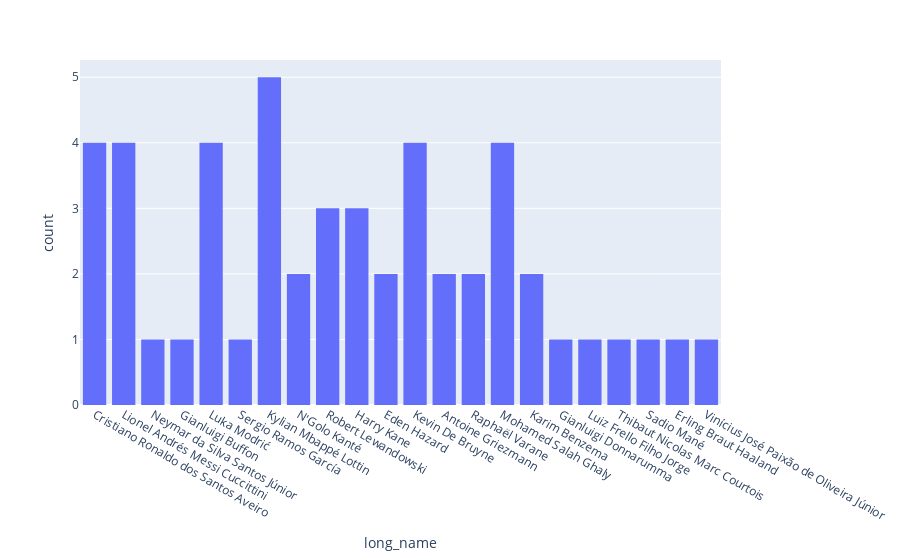

Notebook code cell kept with this figure:
### Code cell
fig = px.histogram(last_5_years, x=last_5_years['long_name'])
fig.show()

### Figure 1 — Plotly figure (JSON) as saved in the notebook; plotly's stock layout.template omitted (floating-point values rounded to 4 significant figures)
{"data": [{"alignmentgroup": "True", "bingroup": "x", "hovertemplate": "long_name=%{x}<br>count=%{y}<extra></extra>", "legendgroup": "", "marker": {"color": "#636efa", "pattern": {"shape": ""}}, "name": "", "offsetgroup": "", "orientation": "v", "showlegend": false, "type": "histogram", "x": ["Cristiano Ronaldo dos Santos Aveiro", "Lionel Andrés Messi Cuccittini", "Neymar da Silva Santos Júnior", "Gianluigi Buffon", "Luka Modrić", "Sergio Ramos García", "Kylian Mbappé Lottin", "N'Golo Kanté", "Robert Lewandowski", "Harry Kane", "Cristiano Ronaldo dos Santos Aveiro", "Lionel Andrés Messi Cuccittini", "Eden Hazard", "Luka Modrić", "Kevin De Bruyne", "Antoine Griezmann", "Harry Kane", "Raphaël Varane", "Mohamed Salah Ghaly", "Kylian Mbappé Lottin", "Cristiano Ronaldo dos Santos Aveiro", "Lionel Andrés Messi Cuccittini", "Eden Hazard", "Luka Modrić", "Kevin De Bruyne", "Antoine Griezmann", "Harry Kane", "Raphaël Varane", "Mohamed Salah Ghaly", "Kylian Mbappé Lottin", "Lionel Andrés Messi Cuccittini", "Cristiano Ronaldo dos Santos Aveiro", "Robert Lewandowski", "Kevin De Bruyne", "Mohamed Salah Ghaly", "Kylian Mbappé Lottin", "Karim Benzema", "N'Golo Kanté", "Gianluigi Donnarumma", "Luiz Frello Filho Jorge", "Robert Lewandowski", "Kevin De Bruyne", "Kylian Mbappé Lottin", "Karim Benzema", "Thibaut Nicolas Marc Courtois", "Sadio Mané", "Mohamed Salah Ghaly", "Erling Braut Haaland", "Luka Modrić", "Vinícius José Paixão de Oliveira Júnior"], "xaxis": "x", "yaxis": "y"}], "layout": {"barmode": "relative", "legend": {"tracegroupgap": 0}, "margin": {"t": 60}, "xaxis": {"anchor": "y", "domain": [0, 1], "title": {"text": "long_name"}}, "yaxis": {"anchor": "x", "domain": [0, 1], "title": {"text": "count"}}}}
